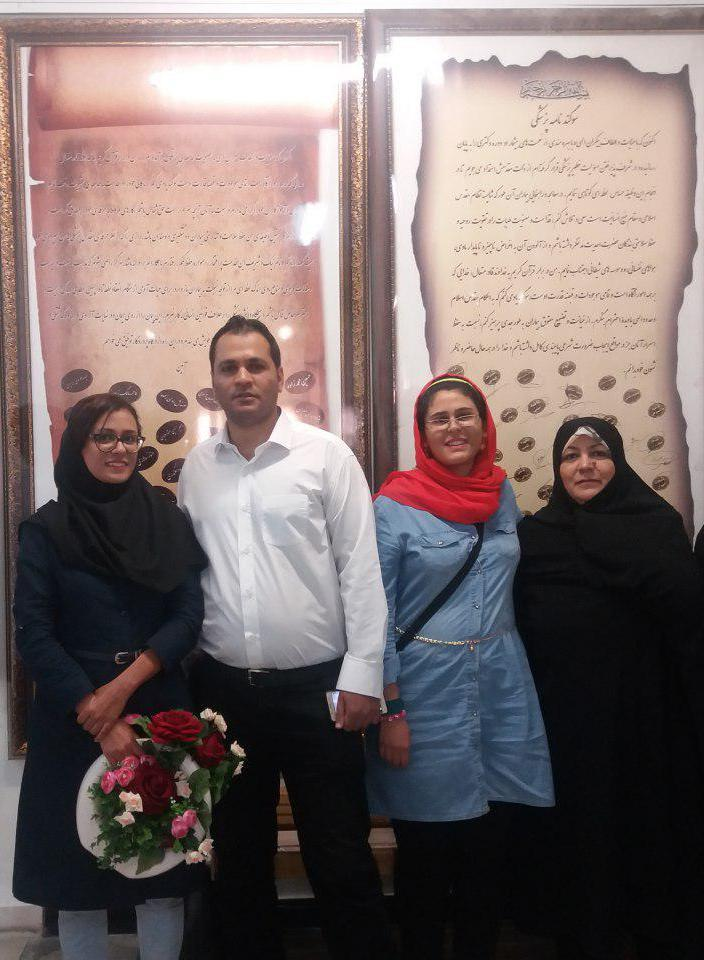
#> input picture leaves.jpg, 704 x 960 px
$ python width.py
#> lines starting #> are read from the running program, lines starting #| are printed output that depends on the picture
### simpleimage.py
"""
Stanford CS106AP SimpleImage
Written by Nick Parlante, Sonja Johnson-Yu, and Nick Bowman.
 -7/2019  version, has file reading, pix, foreach, hidden get/setpix
SimpleImage Features:
Create image:
  image = SimpleImage.blank(400, 200)   # create new image of size
  image = SimpleImage('foo.jpg')        # create from file
Access size
  image.width, image.height
Get pixel at x,y
  pix = image.get_pixel(x, y)
  # pix is RGB tuple like (100, 200, 0)
Set pixel at x,y
  image.set_pixel(x, y, pix)   # set data by tuple also
Get Pixel object at x,y
  pixel = image.get_pixel(x, y)
  pixel.red = 0
  pixel.blue = 255
Show image on screen
  image.show()
The main() function below demonstrates the above functions as a test.
"""

import sys
# If the following line fails, "Pillow" needs to be installed
from PIL import Image


# [11 lines left out: function clamp, not called in this run]


class Pixel(object):
    """
    A pixel at an x,y in a SimpleImage.
    Supports set/get .red .green .blue
    and get .x .y
    """
    def __init__(self, image, x, y):
        self.image = image
        self._x = x
        self._y = y

    def __str__(self):
        return 'r:' + str(self.red) + ' g:' + str(self.green) + ' b:' + str(self.blue)

    # Pillow image stores each pixel color as a (red, green, blue) tuple.
    # So the functions below have to unpack/repack the tuple to change anything.

    @property
    def red(self):
        return self.image.px[self._x, self._y][0]

    # [4 lines left out: function red, not called in this run]

    @property
    def green(self):
        return self.image.px[self._x, self._y][1]

    # [4 lines left out: function green, not called in this run]

    @property
    def blue(self):
        return self.image.px[self._x, self._y][2]

    # [4 lines left out: function blue, not called in this run]

    @property
    def x(self):
        return self._x

    @property
    def y(self):
        return self._y


# color tuples for background color names 'red' 'white' etc.
BACK_COLORS = {
    'white': (255, 255, 255),
    'black': (0, 0, 0),
    'red': (255, 0, 0),
    'green': (0, 255, 0),
    'blue': (0, 0, 255),
}


class SimpleImage(object):
    def __init__(self, filename, width=0, height=0, back_color=None):
        """
        Create a new image. This case works: SimpleImage('foo.jpg')
        To create a blank image use SimpleImage.blank(500, 300)
        The other parameters here are for internal/experimental use.
        """
        # Create pil_image either from file, or making blank
        if filename:
            self.pil_image = Image.open(filename).convert("RGB")
            if self.pil_image.mode != 'RGB':
                raise Exception('Image file is not RGB')
            self._filename = filename  # hold onto
        else:
            if not back_color:
                back_color = 'white'
            color_tuple = BACK_COLORS[back_color]
            if width == 0 or height == 0:
                raise Exception('Creating blank image requires width/height but got {} {}'
                                .format(width, height))
            self.pil_image = Image.new('RGB', (width, height), color_tuple)
        self.px = self.pil_image.load()
        size = self.pil_image.size
        self._width = size[0]
        self._height = size[1]
        self.curr_x = 0
        self.curr_y = 0

    def __iter__(self):
        return self

    def __next__(self):
        if self.curr_x < self.width and self.curr_y < self.height:
            x = self.curr_x
            y = self.curr_y
            self.increment_curr_counters()
            return Pixel(self, x, y)
        else:
            self.curr_x = 0
            self.curr_y = 0
            raise StopIteration()

    def increment_curr_counters(self):
        self.curr_x += 1
        if self.curr_x == self.width:
            self.curr_x = 0
            self.curr_y += 1

    # [9 lines left out: functions blank, file, not called in this run]

    @property
    def width(self):
        """Width of image in pixels."""
        return self._width

    @property
    def height(self):
        """Height of image in pixels."""
        return self._height

    def get_pixel(self, x, y):
        """
        Returns a Pixel at the given x,y, suitable for getting/setting
        .red .green .blue values.
        """
        if x < 0 or x >= self._width or y < 0 or y >= self.height:
            e = Exception('get_pixel bad coordinate x %d y %d (vs. image width %d height %d)' %
                          (x, y, self._width, self.height))
            raise e
        return Pixel(self, x, y)

    def set_pixel(self, x, y, pixel):
        if x < 0 or x >= self._width or y < 0 or y >= self.height:
            e = Exception('set_pixel bad coordinate x %d y %d (vs. image width %d height %d)' %
                          (x, y, self._width, self.height))
            raise e
        self.px[x, y] = (pixel.red, pixel.green, pixel.blue)

    # [7 lines left out: function set_rgb, not called in this run]

    def _get_pix_(self, x, y):
        """Get pix RGB tuple (200, 100, 50) for the given x,y."""
        return self.px[x, y]

    def _set_pix_(self, x, y, pix):
        """Set the given pix RGB tuple into the image at the given x,y."""
        self.px[x, y] = pix

    def show(self):
        """Displays the image using an external utility."""
        self.pil_image.show()

    # [39 lines left out: functions make_as_big_as, main, not called in this run]


# [2 lines that do not run on import are left out]

### width.py
from simpleimage import SimpleImage
a=1
def red_screen(main_filename,back_filename):
    image=SimpleImage(main_filename)
    back=SimpleImage(back_filename)
    for pixel in image:
       ave=(pixel.red+pixel.green+pixel.blue)//3
       if pixel.red<=ave*a:
           x=pixel.x
           y=pixel.y
           image.set_pixel(x,y,back.get_pixel(x,y))
    return image
def main():
    leaves=SimpleImage('leaves.jpg')
#> in __init__, self.pil_image is the input picture: PIL image 704x960 RGB; mean R, G, B 123.4, 109.5, 108.3
    leaves.show()
    d=red_screen('stop.jpg','leaves.jpg')
#> call 2 of __init__, with filename = 'stop.jpg', width = 0, height = 0
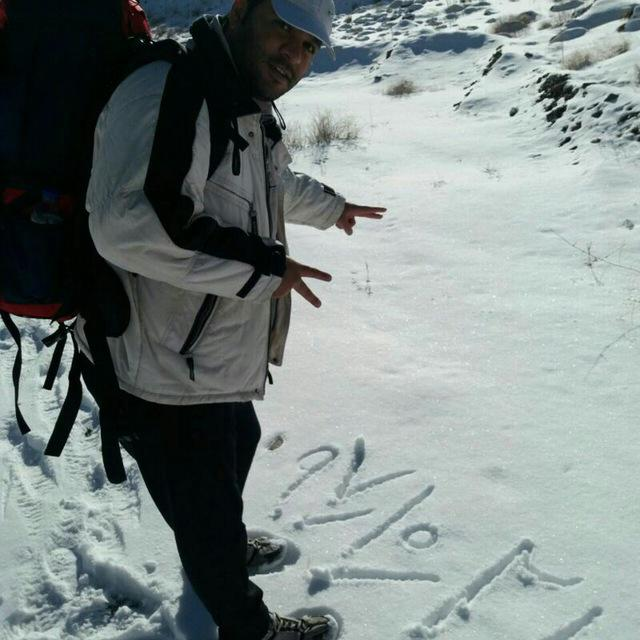
#> input picture stop.jpg, 640 x 640 px
#> in __init__, self.pil_image is the input picture: PIL image 640x640 RGB; mean R, G, B 124.7, 135, 133.1
    d.show()
#> in show (call 2), `self.pil_image.show()`:
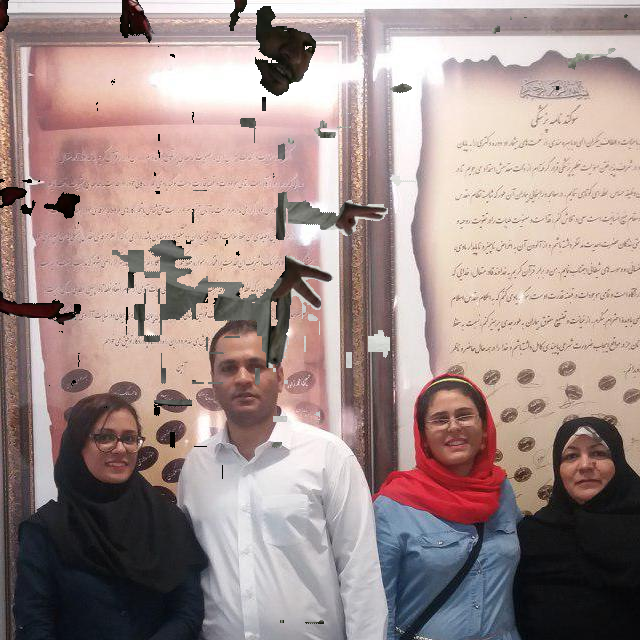
#> shown: PIL image 640x640 RGB; mean R, G, B 163.4, 143.7, 140.3
if __name__=='__main__':
    main()
